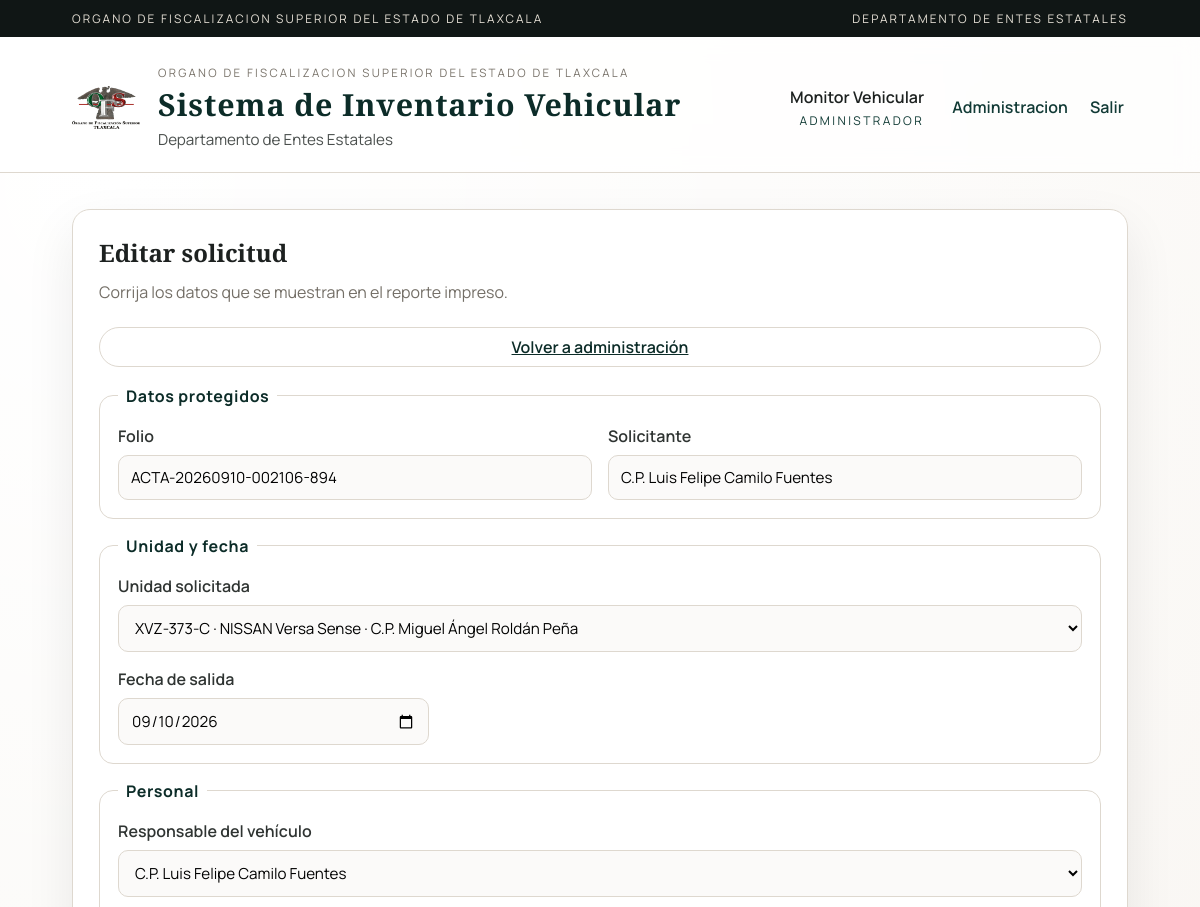
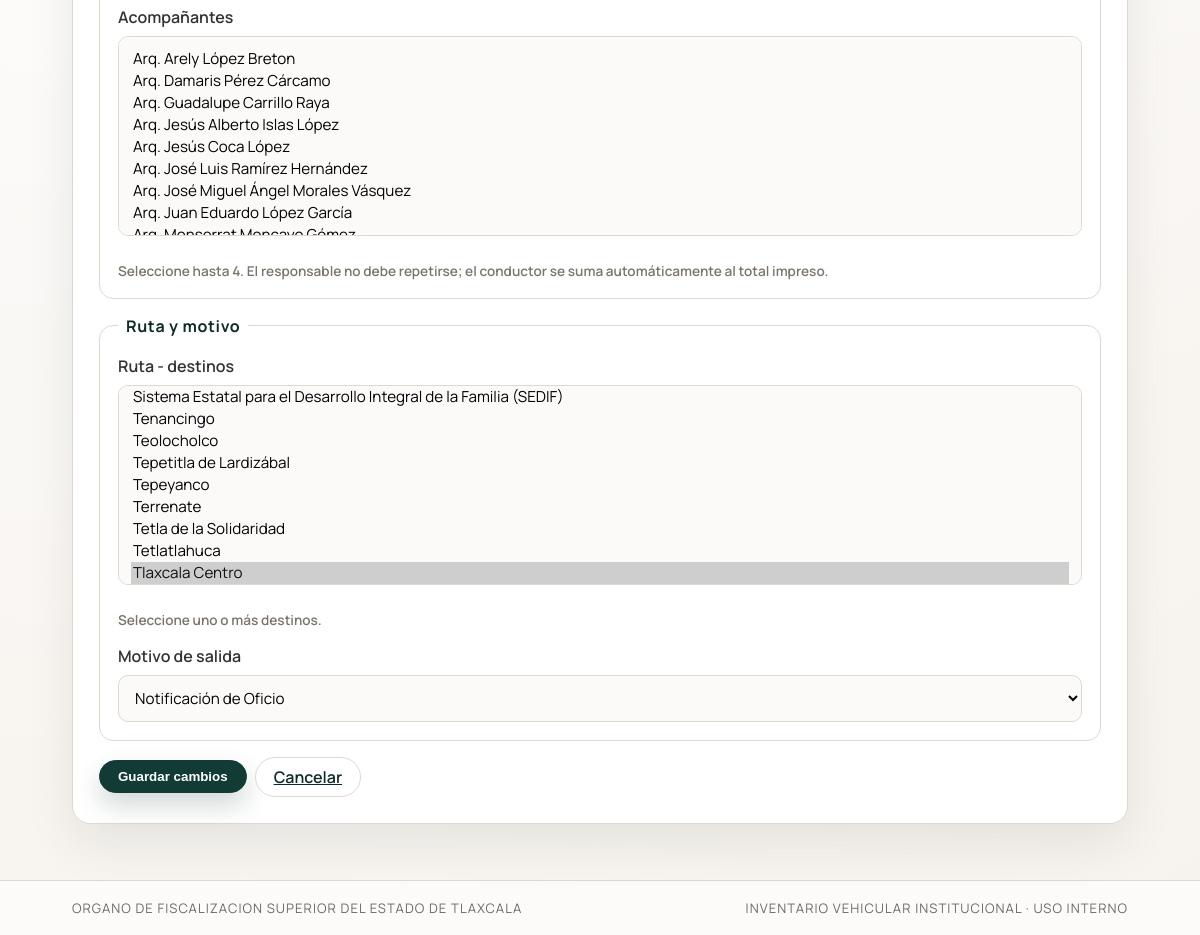
The app's page /solicitudes/movimiento/652/editar?fecha_consulta=2026-09-10 (signed in) with its own data (2 pictures, top to bottom).
### tables this page shows
CREATE TABLE "movimientos" (
                    id INTEGER PRIMARY KEY AUTOINCREMENT,
                    folio TEXT UNIQUE NOT NULL,
                    usuario_id INTEGER NOT NULL,
                    ente_clave TEXT NOT NULL,
                    fecha_solicitud TEXT NOT NULL,
                    fecha_entrega TEXT,
                    fecha_devolucion TEXT,
                    cantidad INTEGER NOT NULL,
                    receptor_nombre TEXT NOT NULL,
                    firma_recepcion TEXT,
                    devuelto INTEGER DEFAULT 0,
                    observaciones TEXT,
                    resguardante_nombre TEXT,
                    resguardante_id INTEGER,
                    placa_unidad TEXT,
                    marca TEXT,
                    modelo TEXT,
                    responsable_vehiculo TEXT,
                    vehiculo_id INTEGER,
                    responsable_id INTEGER,
                    no_pasajeros INTEGER,
                    ruta_destino TEXT,
                    motivo_salida TEXT,
                    created_at TIMESTAMP DEFAULT CURRENT_TIMESTAMP, es_emergencia INTEGER DEFAULT 0,
                    FOREIGN KEY(usuario_id) REFERENCES usuarios(id),
                    FOREIGN KEY(vehiculo_id) REFERENCES vehiculos(id)
                );

CREATE TABLE usuarios (
                id INTEGER PRIMARY KEY AUTOINCREMENT,
                nombre TEXT NOT NULL,
                usuario TEXT UNIQUE NOT NULL,
                clave TEXT NOT NULL,
                rol TEXT NOT NULL DEFAULT 'usuario',
                puesto TEXT DEFAULT '',
                entes TEXT NOT NULL DEFAULT 'TODOS',
                activo INTEGER DEFAULT 1
            , telefono_whatsapp TEXT);

CREATE TABLE vehiculos (
                id INTEGER PRIMARY KEY AUTOINCREMENT,
                placa TEXT UNIQUE NOT NULL,
                modelo TEXT NOT NULL,
                marca TEXT NOT NULL,
                activo INTEGER DEFAULT 1
            , categoria TEXT NOT NULL DEFAULT 'Financiero');

### app.py (the view, shortened to what this page needs)
    @app.route(
        "/solicitudes/<tipo>/<int:solicitud_id>/editar",
        methods=["GET", "POST"],
    )
    def solicitudes_editar(tipo: str, solicitud_id: int):
        if session.get("rol") != "monitor":
            return redirect(url_for("dashboard"))
        fecha_consulta = request.values.get("fecha_consulta", "").strip()
        solicitud = db_manager.obtener_solicitud_edicion(tipo, solicitud_id)
        if not solicitud:
            flash("La solicitud no existe.", "error")
            return _redirect_admin_con_fecha(fecha_consulta)
        error = None
        return render_template(
            "editar_solicitud.html",
            solicitud=solicitud,
            vehiculos=db_manager.listar_vehiculos_con_propietarios(),
            auditores=db_manager.listar_auditores(),
            entes=db_manager.listar_entes(),
            motivos_salida=MOTIVOS_SALIDA_VALIDOS,
            fecha_consulta=fecha_consulta or solicitud.get("fecha_solicitud"),
            error=error,
        )

### scripts/utils.py (called while the page is built)
def normalizar_rol(rol: str) -> str:
    if (rol or "").strip().lower() in {"admin", "administrador", "gestor", "monitor"}:
        return "monitor"
    return "user"

    def _connect(self):
        conn = sqlite3.connect(self.db_path, timeout=10)
        conn.row_factory = sqlite3.Row
        return conn

    def listar_entes(self) -> List[Dict]:
        conn = self._connect()
        cur = conn.cursor()
        cur.execute("""
            SELECT clave, nombre, tipo
            FROM entes
            WHERE activo=1
            ORDER BY nombre
        """)
        data = [dict(r) for r in cur.fetchall()]
        conn.close()
        return data

    @staticmethod
    def _aplicar_resguardante_asignado(movimiento: Dict) -> Dict:
        propietarios = (movimiento.get("propietarios_nombres") or "").strip()
        if propietarios:
            movimiento["resguardante_nombre"] = propietarios
            if "," in propietarios:
                movimiento["resguardante_id"] = None
        return movimiento

    def listar_vehiculos_con_propietarios(self) -> List[Dict]:
        conn = self._connect()
        cur = conn.cursor()
        cur.execute("""
            SELECT v.id, v.placa, v.modelo, v.marca, v.categoria,
                   MIN(u.id) AS propietario_id,
                   COALESCE(GROUP_CONCAT(u.nombre, ', '), '') AS propietarios_nombres
            FROM vehiculos v
            LEFT JOIN usuarios_vehiculos uv ON uv.vehiculo_id = v.id
            LEFT JOIN usuarios u ON u.id = uv.usuario_id
            WHERE v.activo=1
            GROUP BY v.id
            ORDER BY v.placa
        """)
        data = [dict(row) for row in cur.fetchall()]
        conn.close()
        return data

    def listar_auditores(self) -> List[Dict]:
        conn = self._connect()
        cur = conn.cursor()
        cur.execute("""
            SELECT id, nombre
            FROM auditores
            WHERE activo=1
            ORDER BY nombre
        """)
        data = [dict(r) for r in cur.fetchall()]
        conn.close()
        return data

### templates/editar_solicitud.html (shortened to what this page needs)
{% extends "base.html" %}
{% block content %}
<section class="card">
  <div class="card-header">
    <div>
      <h2>Editar solicitud</h2>
      <p class="subtitle">Corrija los datos que se muestran en el reporte impreso.</p>
    </div>
    <a class="btn ghost" href="{{ url_for('admin', fecha=fecha_consulta) }}">Volver a administración</a>
  </div>
  <form method="post" class="form" autocomplete="off">
    <fieldset class="form-section">
      <legend>Datos protegidos</legend>
      <label>
        Folio
        <input type="text" value="{{ solicitud.folio }}" readonly>
      </label>
      <label>
        Solicitante
        <input type="text" value="{{ solicitud.usuario_nombre }}" readonly>
      </label>
    </fieldset>
    <fieldset class="form-section">
      <legend>Unidad y fecha</legend>
      <label class="full">
        Unidad solicitada
        <select name="vehiculo_id" required>
          {% for vehiculo in vehiculos %}
          {% if solicitud.tipo != "prestamo" or vehiculo.propietario_id != solicitud.solicitante_id %}
          <option value="{{ vehiculo.id }}" {% if vehiculo.id == solicitud.vehiculo_id %}selected{% endif %}>
            {{ vehiculo.placa }} · {{ vehiculo.marca }} {{ vehiculo.modelo }} · {{ vehiculo.propietarios_nombres or "Sin resguardante" }}
          </option>
          {% endif %}
          {% endfor %}
        </select>
      </label>
      <label>
        Fecha de salida
        <input type="date" name="fecha_solicitud" value="{{ solicitud.fecha_solicitud }}" required>
      </label>
    </fieldset>
    <fieldset class="form-section">
      <legend>Personal</legend>
      <label class="full">
        Responsable del vehículo
        <select name="responsable_auditor_id" required>
          {% for auditor in auditores %}
          <option value="{{ auditor.id }}" {% if auditor.id == solicitud.responsable_auditor_id %}selected{% endif %}>
            {{ auditor.nombre }}
          </option>
          {% endfor %}
        </select>
      </label>
      <label class="full">
        Acompañantes
        <select name="pasajeros_ids" multiple size="8" aria-describedby="pasajeros-ayuda">
          {% for auditor in auditores %}
          <option value="{{ auditor.id }}" {% if auditor.id in solicitud.pasajeros_ids %}selected{% endif %}>
          </option>
          {% endfor %}
        </select>
        <span class="hint" id="pasajeros-ayuda">Seleccione hasta 4. El responsable no debe repetirse; el conductor se suma automáticamente al total impreso.</span>
      </label>
    </fieldset>
    <fieldset class="form-section">
      <legend>Ruta y motivo</legend>
      <label class="full">
        Ruta - destinos
        <select name="ruta_destinos" multiple size="8" required aria-describedby="ruta-ayuda">
          {% for ente in entes %}
          <option value="{{ ente.clave }}" {% if ente.clave in solicitud.ruta_destinos %}selected{% endif %}>
            {{ ente.nombre }}
          </option>
          {% endfor %}
        </select>
        <span class="hint" id="ruta-ayuda">Seleccione uno o más destinos.</span>
      </label>
      <label class="full">
        Motivo de salida
        <select name="motivo_salida" required>
          {% for motivo in motivos_salida %}
          <option value="{{ motivo }}" {% if motivo == solicitud.motivo_salida %}selected{% endif %}>{{ motivo }}</option>
          {% endfor %}
        </select>
      </label>
    </fieldset>
    <div class="actions-inline">
      <button class="btn primary" type="submit">Guardar cambios</button>
      <a class="btn ghost" href="{{ url_for('admin', fecha=fecha_consulta) }}">Cancelar</a>
    </div>
  </form>
</section>
{% endblock %}

### static/css/style.css (style rules this page uses)
:root { --ink: #1d2120; --ink-soft: #4a4f4d; --accent: #123b36; --accent-dark: #0c2c28; --gold: #a48345; --stone: #f6f3ee; --sand: #efe9e0; --line: #ded8cf; --alert: #b04343; --success: #2b6b57; --warning: #b07b2a; --shadow: 0 20px 50px rgba(18, 26, 23, 0.08); }
* { box-sizing: border-box; }
html, body { max-width: 100%; overflow-x: hidden; }
body { margin: 0; font-family: "Manrope", sans-serif; color: var(--ink); background: radial-gradient(circle at 10% 10%, #ffffff 0%, rgba(255, 255, 255, 0.75) 38%, rgba(247, 243, 238, 0.9) 100%), linear-gradient(180deg, #f6f3ee 0%, #efe9e0 100%); }
.card { min-width: 0; max-width: 100%; background: #ffffff; border: 1px solid var(--line); border-radius: 18px; padding: 26px; box-shadow: var(--shadow); animation: rise 0.6s ease both; }
.card h2 { margin-top: 0; font-family: "Cormorant Garamond", serif; font-size: 1.5rem; }
.card-header { display: grid; gap: 6px; margin-bottom: 18px; min-width: 0; }
.subtitle { margin: -8px 0 18px; color: #746f67; }
.form { display: grid; gap: 16px; }
.form-section { border: 1px solid var(--line); border-radius: 14px; padding: 18px; background: #ffffff; display: grid; grid-template-columns: repeat(auto-fit, minmax(min(240px, 100%), 1fr)); gap: 16px; margin: 0; min-width: 0; }
.form-section legend { padding: 0 8px; font-weight: 700; color: var(--accent-dark); letter-spacing: 0.04em; }
.form-grid label, .form-section label, .form label { display: grid; gap: 8px; font-weight: 600; color: #2f3432; min-width: 0; }
.form-grid input, .form-grid select, .form-grid textarea, .form input, .form select, .form textarea { width: 100%; max-width: 100%; min-width: 0; padding: 11px 12px; border-radius: 10px; border: 1px solid var(--line); font-family: inherit; font-size: 0.95rem; background: #fbfaf9; }
.form-section input, .form-section select, .form-section textarea { padding: 11px 12px; border-radius: 10px; border: 1px solid var(--line); font-family: inherit; font-size: 0.95rem; background: #fbfaf9; width: 100%; box-sizing: border-box; }
.full { grid-column: 1 / -1; }
.actions-inline { display: flex; flex-wrap: wrap; gap: 8px; align-items: center; min-width: 0; max-width: 100%; }
.btn { max-width: 100%; border: 1px solid var(--accent); background: #fff; color: var(--accent); padding: 8px 18px; border-radius: 999px; font-weight: 600; cursor: pointer; white-space: normal; text-align: center; transition: transform 0.2s ease, box-shadow 0.2s ease; }
.btn.primary { background: var(--accent); color: #fff; box-shadow: 0 12px 26px rgba(18, 59, 54, 0.2); }
.btn.ghost:not(.primary) { border-color: var(--line); color: var(--accent-dark); }
.hint { margin-top: 18px; font-size: 0.85rem; color: #7a746b; }

### records on screen
movimientos: folio "ACTA-20260910-002106-894", vehiculo_id "XVZ-373-C · NISSAN Versa Sense · C.P. Miguel Ángel Roldán Peña", fecha_solicitud "09/10/2026", motivo_salida "Notificación de Oficio"
usuarios: usuario_nombre "C.P. Luis Felipe Camilo Fuentes"

### other values on screen
{{ session.get('nombre') }} "Monitor Vehicular"
form field responsable_auditor_id "C.P. Luis Felipe Camilo Fuentes"
form field ruta_destinos "Sistema Estatal para el Desarrollo Integral de la Familia (SEDIF) / Tenancingo / Teolocholco / Tepetitla de Lardizábal / Tepeyanco / Terrenate / Tetla de la Solidaridad / Tetlatlahuca / Tlaxcala Centro ☑"
